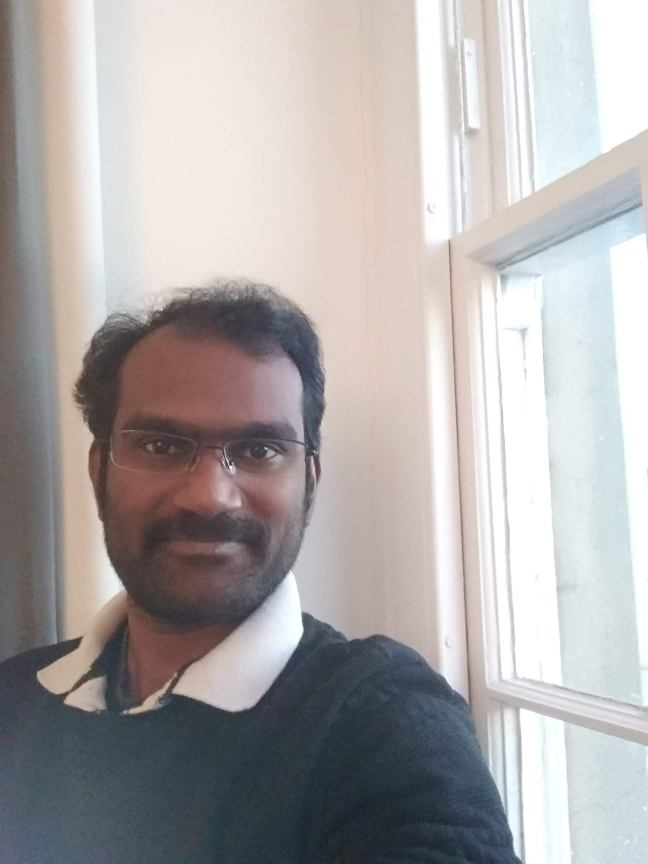
#> input picture CRUK_THT/Test.jpg, 1944 x 2592 px, found by its file name (shown at 1/3 size)
$ python re_1_size_analysis.py   (older library calls are emulated)
#> lines starting #> are read from the running program, lines starting #| are printed output that depends on the picture
#!/usr/bin/env python3
# -*- coding: utf-8 -*-
"""
Created on Wed Jul 26 09:46:43 2023

@author: arun
"""

import cv2

import numpy as np

import matplotlib.pyplot as plt

#%%

img=cv2.imread('/home/arun/Pictures/Test.jpg')
#> img is the input picture: shape (2592, 1944, 3); mean B, G, R 169.9, 170, 174

orow,ocol,och=img.shape
#> orow = 2592; ocol = 1944; och = 3


#%%
oP=[250,1000]

plt.figure(1)
plt.imshow(img)
plt.plot(oP[0],oP[1],marker='o',color='r')


# [18 lines of commented-out code are left out]
nrow,ncol=int(orow/2),int(ocol/2)
#> nrow = 1296; ncol = 972

img_res=cv2.resize(img,(ncol,nrow),interpolation=cv2.INTER_NEAREST)
nrow_rat,ncol_rat=nrow/orow,ncol/orow
#> nrow_rat = 0.5; ncol_rat = 0.375

# # # input_pts = np.float32([[0,0], [ocol-1,0], [0,orow-1]])
# # # output_pts = np.float32([[ncol-1,0], [0,0], [ncol-1,nrow-1]])

# # input_pts = np.float32([[0,0], [(orow-1)/2,(ocol-1)/2], [orow-1,ocol-1]])
# # output_pts = np.float32([[0,0], [(nrow-1)/2,(ncol-1)/2], [nrow-1,ncol-1]])

# # M = cv2.getAffineTransform(input_pts , output_pts)

nP=oP
nP[0]=oP[0]*nrow_rat
nP[1]=oP[1]*ncol_rat

# # nP=np.array(oP)@M

plt.figure(3)
plt.imshow(img_res)
plt.plot(nP[0],nP[1],marker='o',color='r')

#%%
# [46 lines left out: function Affine_OpCV_2D, not called in this run]

# [44 lines of commented-out code are left out]

old_corners=np.float32([[0,0],
              [ocol-1,0],
              [ocol-1,orow-1],
              [0,orow-1]
    ])

new_corners=np.float32([[0,0],
              [nrow-1,0],
              [ncol-1,nrow-1],
              [0,orow-1]
    ])

# warp_matrix_perspective = cv2.getPerspectiveTransform(old_corners, new_corners)
# new_corners_f=cv2.perspectiveTransform(old_corners,warp_matrix)[0]

# h, status = cv2.findHomography(old_corners, new_corners)

# #%%
# oP.append(1)
# # # nP=np.dot(warp_matrix_perspective,oP)
# # # warp_matrix[:2,:2]=warp_matrix_inv_1
# # # warp_matrix[:2,2]=warp_matrix_inv_2[:,0]
# # nP=np.dot(oP,warp_matrix)
# # # nP=np.dot(warp_matrix,oP)

# nP=np.dot(h,oP)
# plt.figure(6)
# plt.imshow(img_res)
# plt.plot(nP[0],nP[1],marker='o',color='r')
#%%
def OCV_Homography_2D(imgRef_grey,imgTest_grey,NFN):
    height, width = imgRef_grey.shape
    imgTest_grey=cv2.resize(imgTest_grey, (width,height), interpolation= cv2.INTER_NEAREST)
    orb_detector = cv2.ORB_create(nfeatures=NFN)

    # Extract key points and descriptors for both images
    keyPoint1, des1 = orb_detector.detectAndCompute(imgTest_grey, None)
    keyPoint2, des2 = orb_detector.detectAndCompute(imgRef_grey, None)

    # # Initiate SIFT detector
    # sift_detector = cv2.SIFT_create()
    # # Find the keypoints and descriptors with SIFT
    # keyPoint1, des1 = sift_detector.detectAndCompute(imgTest_grey, None)
    # keyPoint2, des2 = sift_detector.detectAndCompute(imgRef_grey, None)


    # Match features between two images using Brute Force matcher with Hamming distance
    matcher = cv2.BFMatcher(cv2.NORM_HAMMING, crossCheck=True)
    # matcher = cv2.BFMatcher()
    # Match the two sets of descriptors.
    matches = matcher.match(des1, des2)

    # # Sort matches on the basis of their Hamming distance.
    matches = sorted(matches, key=lambda x: x.distance)


    # Take the top 90 % matches forward.
    matches = matches[:int(len(matches) * 0.9)]

    # [9 lines of commented-out code are left out]


    no_of_matches = len(matches)

        # Define 2x2 empty matrices
    p1 = np.zeros((no_of_matches, 2))
    p2 = np.zeros((no_of_matches, 2))

    # Storing values to the matrices
    for i in range(len(matches)):
        p1[i, :] = keyPoint1[matches[i].queryIdx].pt
        p2[i, :] = keyPoint2[matches[i].trainIdx].pt

    # Find the homography matrix.
    homography, mask = cv2.findHomography(p1, p2, cv2.RANSAC)

    # Use homography matrix to transform the unaligned image wrt the reference image.
    aligned_img = cv2.warpPerspective(imgTest_grey, homography, (width, height))
    return aligned_img, homography, mask

imgRef_grey=img_res[:,:,1]
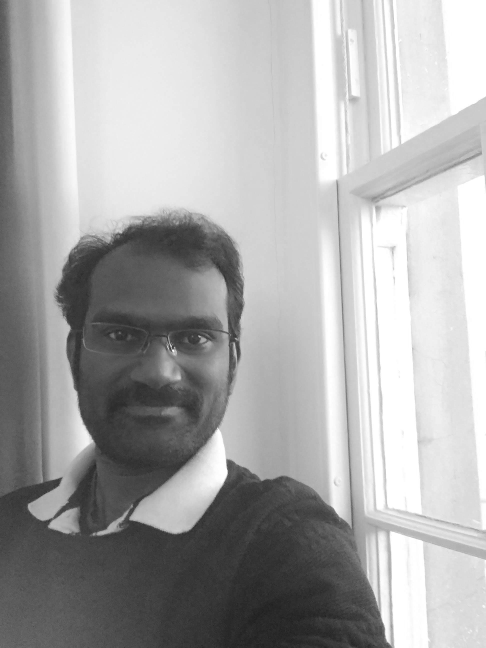
#> imgRef_grey: shape (1296, 972) (shown at 1/2 size); min 25, max 255, mean 170
imgTest_grey=img[:,:,1]
NFN=1000
aligned_img, homography, mask=OCV_Homography_2D(imgRef_grey,imgTest_grey,NFN)
#> in OCV_Homography_2D, `keyPoint1, des1 = orb_detector.detectAndCompute(imgTest_grey, None)`: keyPoint1 = 1000 keypoints; strongest (x, y, size): (345, 701, 31), (346, 696, 31), (346, 698, 31), (343, 697, 31)
#> in OCV_Homography_2D, `keyPoint2, des2 = orb_detector.detectAndCompute(imgRef_grey, None)`: keyPoint2 has the same summary as keyPoint1
#> in OCV_Homography_2D, `matches = matcher.match(des1, des2)`: matches = 1000 matches
#> in OCV_Homography_2D, `matches = matches[:int(len(matches) * 0.9)]`: matches = 900 matches
#> in OCV_Homography_2D, `no_of_matches = len(matches)`: no_of_matches = 900
#> after the loop in OCV_Homography_2D, `for i in range(len(matches)):`: p1 = 900 pairs, first value 55.2 to 845, second value 185.1 to 1196; p2 has the same summary as p1
#> in OCV_Homography_2D, `homography, mask = cv2.findHomography(p1, p2, cv2.RANSAC)`: homography = [[1, 4.6e-16, -3.67e-13], [-2.02e-17, 1, -7.61e-13], [-1.83e-19, 1.03e-18, 1]]; mask = 900 values from 1 to 1
#> mask = 900 values from 1 to 1
#%%
plt.figure(10)
plt.imshow(aligned_img,cmap='gray')
#%%
oP1=[250,1000]
oP1.append(1)
# # # nP=np.dot(warp_matrix_perspective,oP)
# # # warp_matrix[:2,:2]=warp_matrix_inv_1
# # # warp_matrix[:2,2]=warp_matrix_inv_2[:,0]
# # nP=np.dot(oP,warp_matrix)
# # # nP=np.dot(warp_matrix,oP)

# nP=np.dot(homography,oP)
# oP1=oP
oP1=np.array(oP1,dtype=np.int32)
oP1[0]=oP1[0]/orow
# oP1[1]=oP1[1]/ocol
# oP1[2]=oP1[2]/1
#> (the run stopped early here; a loop or call above may not have finished)
